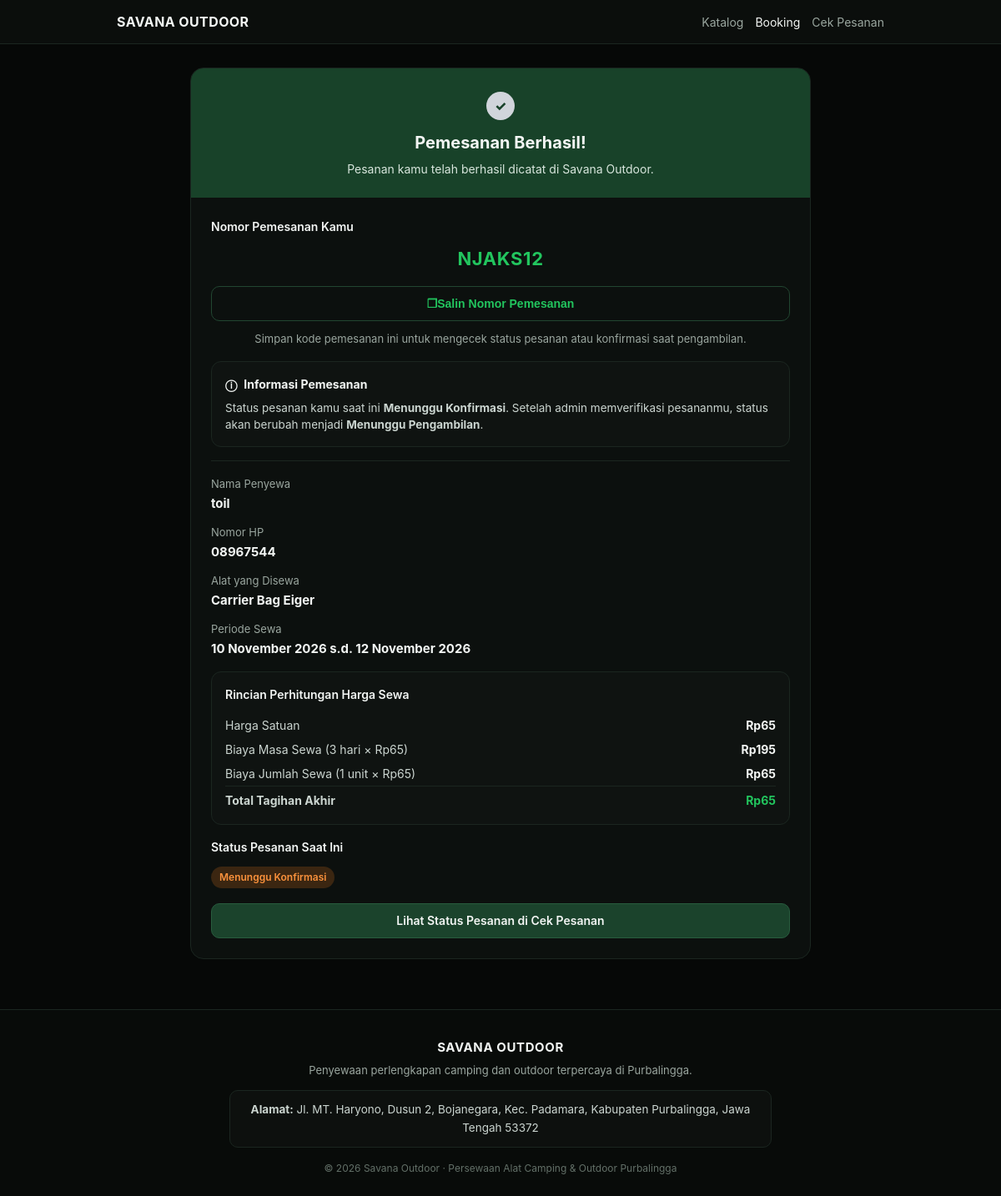
Page /boking.php?sukses=NJAKS12 on the committed database.
### tables this page shows
CREATE TABLE `pemesanan` (
  `id_pemesanan` int(11) NOT NULL,
  `kode_pemesanan` varchar(30) NOT NULL,
  `id_pelanggan` int(11) NOT NULL,
  `tanggal_pemesanan` datetime NOT NULL DEFAULT current_timestamp(),
  `tanggal_mulai` date NOT NULL,
  `tanggal_kembali` date NOT NULL,
  `tanggal_pengembalian_aktual` datetime DEFAULT NULL,
  `status_pemesanan` varchar(30) NOT NULL DEFAULT 'Menunggu Konfirmasi',
  `status_pembayaran` varchar(20) NOT NULL DEFAULT 'Belum Bayar',
  `total_tagihan_akhir` decimal(12,2) DEFAULT NULL,
  `persetujuan_syarat` tinyint(1) NOT NULL DEFAULT 0
);

CREATE TABLE `pelanggan` (
  `id_pelanggan` int(11) NOT NULL,
  `nama` varchar(100) NOT NULL,
  `jenis_identitas` varchar(30) NOT NULL,
  `nomor_identitas` varchar(30) NOT NULL,
  `alamat` text NOT NULL,
  `no_hp` varchar(20) NOT NULL,
  `email` varchar(100) DEFAULT NULL,
  `foto_identitas` varchar(255) NOT NULL
);

CREATE TABLE `alat` (
  `id_alat` int(11) NOT NULL,
  `id_kategori` int(11) NOT NULL,
  `nama_alat` varchar(100) NOT NULL,
  `deskripsi` text DEFAULT NULL,
  `harga_sewa` decimal(12,2) NOT NULL,
  `stok_total` int(10) UNSIGNED NOT NULL DEFAULT 0,
  `foto_alat` varchar(255) DEFAULT NULL
);

### config/koneksi.php (called while the page is built, shortened)
<?php
function rupiah($angka) {
    return 'Rp' . number_format((float)$angka, 0, ',', '.');
}
function tgl_indo($tanggal) {
    $bulan = [
        1 => 'Januari', 'Februari', 'Maret', 'April', 'Mei', 'Juni',
        'Juli', 'Agustus', 'September', 'Oktober', 'November', 'Desember'
    ];
    $pecah = explode('-', substr((string)$tanggal, 0, 10));
    return (int)$pecah[2] . ' ' . ($bulan[(int)$pecah[1]] ?? '') . ' ' . $pecah[0];
}
function hitungDurasiHari($tgl_sewa, $tgl_kembali, $inklusif = true) {
    try {
        $d1 = new DateTime(substr((string)$tgl_sewa, 0, 10));
        $d2 = new DateTime(substr((string)$tgl_kembali, 0, 10));
        $selisih = (int)$d1->diff($d2)->days;
        return max(1, $inklusif ? ($selisih + 1) : $selisih);
    } catch (Throwable $e) {
        return 1;
    }
}
function hitungRincianHarga($harga_satuan, $masa_sewa, $jumlah_unit) {
    $harga_satuan = (float)$harga_satuan;
    $masa_sewa    = max(1, (int)$masa_sewa);
    $jumlah_unit  = max(1, (int)$jumlah_unit);
    $biaya_masa_sewa   = $masa_sewa * $harga_satuan;
    $biaya_jumlah_sewa = $jumlah_unit * $harga_satuan;
    $total_akhir       = $biaya_masa_sewa + $biaya_jumlah_sewa;
    return [
        'harga_satuan'        => $harga_satuan,
        'masa_sewa'           => $masa_sewa,
        'jumlah_unit'         => $jumlah_unit,
        'biaya_masa_sewa'     => $biaya_masa_sewa,
        'biaya_jumlah_sewa'   => $biaya_jumlah_sewa,
        'total_tagihan_akhir' => $total_akhir,
        'total_akhir'         => $total_akhir,
    ];
}

### boking.php (the view, shortened to what this page needs)
<?php
require_once __DIR__ . '/config/koneksi.php';
include __DIR__ . '/includes/header.php';
$pesanan_sukses = null;
$hitung_inklusif_hari = true;
if (isset($_GET['sukses'])) {
    $kode_get = mysqli_real_escape_string($conn, trim($_GET['sukses']));
    $q = mysqli_query($conn, "SELECT p.*, pl.nama AS nama_user, pl.no_hp,
            dp.jumlah, dp.harga_sewa, a.nama_alat
            FROM pemesanan p
            JOIN pelanggan pl ON p.id_pelanggan = pl.id_pelanggan
            LEFT JOIN detail_pemesanan dp ON dp.id_pemesanan = p.id_pemesanan
            LEFT JOIN alat a ON dp.id_alat = a.id_alat
            WHERE p.kode_pemesanan = '$kode_get'
            LIMIT 1");
    if ($q && mysqli_num_rows($q) > 0) {
        $pesanan_sukses = mysqli_fetch_assoc($q);
    }
}
?>
<div class="container">
<?php if ($pesanan_sukses): ?>
    <?php
    $masa_sukses = hitungDurasiHari($pesanan_sukses['tanggal_mulai'], $pesanan_sukses['tanggal_kembali'], $hitung_inklusif_hari);
    $rincian_sukses = hitungRincianHarga($pesanan_sukses['harga_sewa'] ?? 0, $masa_sukses, $pesanan_sukses['jumlah'] ?? 1);
    $total_tampil = isset($pesanan_sukses['total_tagihan_akhir']) && $pesanan_sukses['total_tagihan_akhir'] !== null
        ? (float)$pesanan_sukses['total_tagihan_akhir']
        : $rincian_sukses['total_tagihan_akhir'];
    ?>
    <div class="card-shell card-flush">
        <div class="success-banner">
            <div class="check-circle">✓</div>
            <div class="success-title">Pemesanan Berhasil!</div>
            <div class="success-sub">Pesanan kamu telah berhasil dicatat di Savana Outdoor.</div>
        </div>
        <div class="section-body">
            <div class="label-heading">Nomor Pemesanan Kamu</div>
            <div class="order-code-big" id="kodePesananText"><?= htmlspecialchars($pesanan_sukses['kode_pemesanan']) ?></div>
            <button type="button" class="btn-outline-green btn-block" onclick="salinKode('<?= htmlspecialchars($pesanan_sukses['kode_pemesanan']) ?>', this)">
                <span>❐</span> Salin Nomor Pemesanan
            </button>
            <div class="helper-center">Simpan kode pemesanan ini untuk mengecek status pesanan atau konfirmasi saat pengambilan.</div>
            <div class="info-box" style="margin-top:16px;">
                <div class="info-box-title"><span>ⓘ</span> Informasi Pemesanan</div>
                <p>Status pesanan kamu saat ini <strong><?= htmlspecialchars($pesanan_sukses['status_pemesanan']) ?></strong>. Setelah admin memverifikasi pesananmu, status akan berubah menjadi <strong>Menunggu Pengambilan</strong>.</p>
            </div>
            <div class="detail-list" style="margin-top:16px;">
                <div class="detail-stack-item">
                    <div class="k">Nama Penyewa</div>
                    <div class="v"><?= htmlspecialchars($pesanan_sukses['nama_user']) ?></div>
                </div>
                <div class="detail-stack-item">
                    <div class="k">Nomor HP</div>
                    <div class="v"><?= htmlspecialchars($pesanan_sukses['no_hp']) ?></div>
                </div>
                <div class="detail-stack-item">
                    <div class="k">Alat yang Disewa</div>
                    <div class="v"><?= htmlspecialchars($pesanan_sukses['nama_alat'] ?? '-') ?></div>
                </div>
                <div class="detail-stack-item">
                    <div class="k">Periode Sewa</div>
                    <div class="v"><?= tgl_indo($pesanan_sukses['tanggal_mulai']) ?> s.d. <?= tgl_indo($pesanan_sukses['tanggal_kembali']) ?></div>
                </div>
            </div>
            <div class="info-box" style="margin-top:16px;">
                <div class="label-heading">Rincian Perhitungan Harga Sewa</div>
                <div class="detail-row" style="padding:4px 0;">
                    <span class="k">Harga Satuan</span>
                    <span class="v"><?= rupiah($rincian_sukses['harga_satuan']) ?></span>
                </div>
                <div class="detail-row" style="padding:4px 0;">
                    <span class="k">Biaya Masa Sewa (<?= $rincian_sukses['masa_sewa'] ?> hari × <?= rupiah($rincian_sukses['harga_satuan']) ?>)</span>
                    <span class="v"><?= rupiah($rincian_sukses['biaya_masa_sewa']) ?></span>
                </div>
                <div class="detail-row" style="padding:4px 0;">
                    <span class="k">Biaya Jumlah Sewa (<?= $rincian_sukses['jumlah_unit'] ?> unit × <?= rupiah($rincian_sukses['harga_satuan']) ?>)</span>
                    <span class="v"><?= rupiah($rincian_sukses['biaya_jumlah_sewa']) ?></span>
                </div>
                <div class="detail-row" style="padding:6px 0 2px; border-top:1px solid var(--border-subtle);">
                    <span class="k" style="font-weight:700;">Total Tagihan Akhir</span>
                    <span class="v" style="color:var(--green-accent); font-weight:700;"><?= rupiah($total_tampil) ?></span>
                </div>
            </div>
            <div class="status-block" style="margin-top:16px;">
                <div class="label-heading">Status Pesanan Saat Ini</div>
                <span class="badge badge-warn"><?= htmlspecialchars($pesanan_sukses['status_pemesanan']) ?></span>
            </div>
            <a href="cek_pesanan.php?kode=<?= urlencode($pesanan_sukses['kode_pemesanan']) ?>" class="btn-primary-green btn-block" style="margin-top:18px;">
                Lihat Status Pesanan di Cek Pesanan
            </a>
        </div>
    </div>
<?php endif; ?>
</div>
<?php include __DIR__ . '/includes/footer.php'; ?>

### assets/css/style.css (style rules this page uses)
:root { --bg-main: #060807; --bg-card: #0c100e; --bg-input: #090d0b; --border-subtle: #1b2620; --green-banner: #184229; --green-btn: #1b432c; --green-btn-hover: #225438; --green-accent: #22c55e; --text-main: #f3f6f4; --text-muted: #9aa69f; --danger-bg: #3b1418; --danger-text: #f87171; --warn-bg: #3b2611; --warn-text: #fb923c; --info-bg: #13293d; --info-text: #60a5fa; --ok-bg: #11301e; --ok-text: #4ade80; }
* { box-sizing: border-box; margin: 0; padding: 0; }
body { background-color: var(--bg-main); color: var(--text-main); font-family: -apple-system, BlinkMacSystemFont, "Segoe UI", Roboto, Inter, sans-serif; line-height: 1.5; min-height: 100vh; }
a { color: inherit; text-decoration: none; }
.container { max-width: 780px; margin: 28px auto 60px; padding: 0 18px; }
.card-shell { background: var(--bg-card); border: 1px solid var(--border-subtle); border-radius: 16px; overflow: hidden; padding: 24px; }
.card-flush { padding: 0; }
.success-banner { background: var(--green-banner); padding: 28px 20px 24px; text-align: center; }
.check-circle { width: 34px; height: 34px; border-radius: 50%; background: #d1d5db; color: var(--green-banner); display: inline-flex; align-items: center; justify-content: center; font-weight: 800; font-size: 16px; margin-bottom: 12px; }
.success-title { font-size: 20px; font-weight: 700; margin-bottom: 6px; }
.success-sub { font-size: 14px; color: #d8e6dd; }
.section-body { padding: 24px; }
.label-heading { font-size: 14px; font-weight: 600; color: var(--text-main); margin-bottom: 12px; }
.order-code-big { text-align: center; font-size: 22px; font-weight: 700; color: var(--green-accent); letter-spacing: 0.6px; margin: 8px 0 16px; }
.btn-primary-green, .btn-outline-green, .btn-danger, .btn-muted, .btn-wa { display: inline-flex; align-items: center; justify-content: center; text-align: center; height: 42px; min-height: 42px; padding: 0 18px; font-size: 14px; font-weight: 600; border-radius: 10px; box-sizing: border-box; cursor: pointer; text-decoration: none; transition: all 0.15s ease; line-height: 1.2; border: 1px solid transparent; }
.btn-primary-green { width: 100%; background: var(--green-btn); border-color: #285c3e; color: var(--text-main); }
.btn-outline-green { width: 100%; background: transparent; border-color: #224631; color: var(--green-accent); }
.helper-center { text-align: center; font-size: 13px; color: var(--text-muted); margin-top: 12px; }
.info-box { margin-top: 22px; border: 1px solid var(--border-subtle); border-radius: 12px; padding: 16px; background: rgba(255, 255, 255, 0.01); }
.info-box-title { font-size: 14px; font-weight: 700; margin-bottom: 8px; display: flex; align-items: center; gap: 8px; }
.info-box p { font-size: 13.5px; color: #cbd5d0; }
.status-block { margin-top: 20px; }
.badge { display: inline-block; padding: 4px 10px; border-radius: 999px; font-size: 12px; font-weight: 600; }
.badge-warn { background: var(--warn-bg); color: var(--warn-text); }
.detail-list { margin-top: 22px; border-top: 1px solid var(--border-subtle); padding-top: 18px; }
.detail-row { display: flex; justify-content: space-between; align-items: center; padding: 10px 0; gap: 16px; font-size: 14px; }
.detail-row .k { color: #cbd5d0; }
.detail-row .v { font-weight: 700; text-align: right; }
.detail-stack-item { margin-bottom: 14px; }
.detail-stack-item .k { font-size: 13px; color: var(--text-muted); margin-bottom: 2px; }
.detail-stack-item .v { font-size: 15px; font-weight: 700; }

### rows in the picture
pemesanan: kode_pemesanan "NJAKS12", status_pemesanan "Menunggu Konfirmasi", id_pelanggan.nama "toil", id_pelanggan.no_hp "08967544", alat.nama_alat "Carrier Bag Eiger", tanggal_mulai "10 November 2026", tanggal_kembali "12 November 2026", total_tagihan_akhir "Rp65"

### other values in the picture
rupiah($rincian_sukses['harga_satuan']) "Rp65"
$rincian_sukses['masa_sewa'] "3"
rupiah($rincian_sukses['biaya_masa_sewa']) "Rp195"
$rincian_sukses['jumlah_unit'] "1"
rupiah($rincian_sukses['biaya_jumlah_sewa']) "Rp65"
